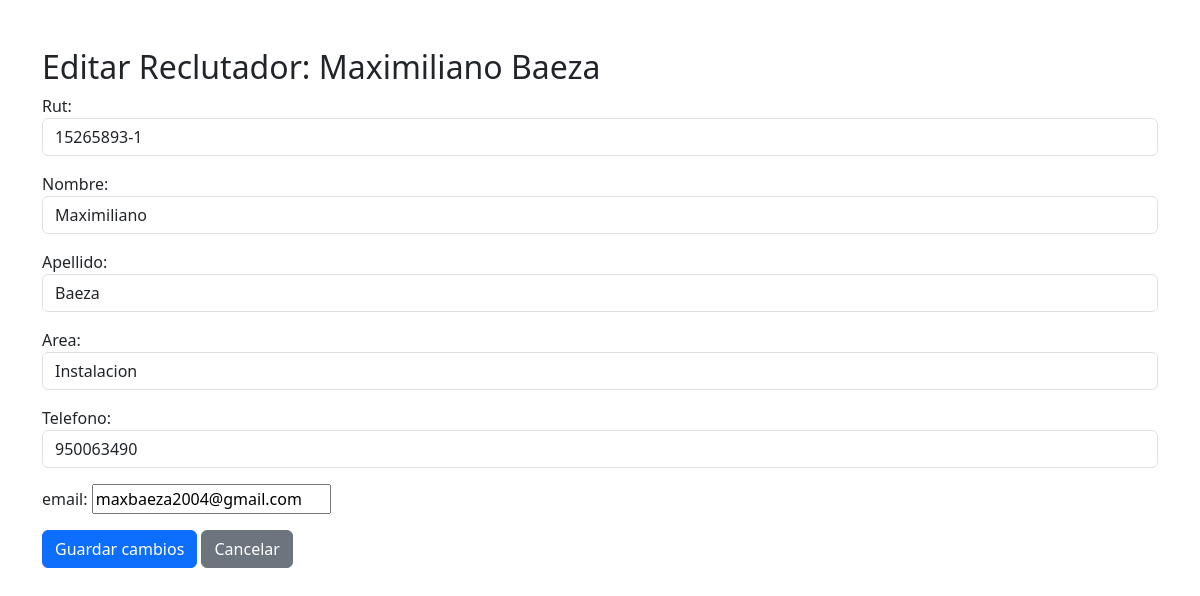
Screenshot of /editar/2/ (signed in) with the database file from the repository.
### main/models.py (models this page shows, shortened)
class Reclutador(models.Model):
    AREAS = [
        ("instalacion", "Instalacion"),
        ("mantencion", "Mantencion"),
        ("administracion", "Administracion"),
        ("control de calidad", "Control de Calidad"),
        ("seguridad", "Seguridad"),
    ]
    usuario = models.OneToOneField("Usuario", on_delete=models.CASCADE, related_name="perfil_reclutador")
    rut = models.CharField(max_length=10, unique=True)
    nombre = models.CharField(max_length=50)
    apellido = models.CharField(max_length=50)
    telefono = models.CharField(max_length=15, blank=True, null=True)
    area = models.CharField(max_length=50, choices=AREAS)

class Usuario(AbstractUser):
    ROLES = [
        ("candidato", "Candidato"),
        ("reclutador", "Reclutador"),
        ("administrador", "Administrador"),
    ]
    username = models.CharField(max_length=50, unique=True)
    email = models.EmailField(unique=True)
    rol = models.CharField(max_length=20, choices=ROLES)
    first_name = None
    last_name = None
    USERNAME_FIELD = "username"
    REQUIRED_FIELDS = ["email", "rol"]

### administrador/views.py (the view)
# urls.py: path("editar/<int:pk>/", views.editar_reclutador, name="editar_reclutador"),
@login_required
def editar_reclutador(request, pk):
    if request.user.rol != "administrador":
        return HttpResponseForbidden("Acceso denegado")
    reclutador = get_object_or_404(Reclutador, pk=pk)
    if request.method == "POST":
        form = EditarReclutadorForm(request.POST, instance=reclutador)
        if form.is_valid():
            form.save()
            messages.success(request, "Reclutador actualizado correctamente.")
            return redirect("administrador:portal_administrador")
        else:
            messages.error(request, "Hay errores en el formulario.")
    else:
        form = EditarReclutadorForm(instance=reclutador)
    return render(request, "administrador/editar_reclutador.html", {
    "form": form,
    "reclutador": reclutador,
})

### administrador/forms.py (shortened to what this page needs)
class EditarReclutadorForm(forms.ModelForm):
    email = forms.EmailField(label="email", max_length=254)
    AREAS = [
        ("instalacion", "Instalacion"),
        ("mantencion", "Mantencion"),
        ("administracion", "Administracion"),
        ("control de calidad", "Control de Calidad"),
        ("seguridad", "Seguridad"),
    ]
    area = forms.ChoiceField(choices=AREAS, widget=forms.Select(attrs={'class': 'form-control'}))
    class Meta:
        model = Reclutador
        fields = ['rut', 'nombre', 'apellido', 'area', 'telefono', 'email']
        widgets = {
            'rut': forms.TextInput(attrs={'class': 'form-control'}),
            'nombre': forms.TextInput(attrs={'class': 'form-control'}),
            'apellido': forms.TextInput(attrs={'class': 'form-control'}),
            'telefono': forms.TextInput(attrs={'class': 'form-control'}),
            'email': forms.EmailInput(attrs={'class': 'form-control'}),
        }
    def __init__(self, *args, **kwargs):
        instance = kwargs.get('instance')
        super().__init__(*args, **kwargs)
        if instance:
            self.fields['email'].initial = instance.usuario.email

### administrador/templates/administrador/editar_reclutador.html (shortened to what this page needs)
{% extends "administrador/base.html" %}
{% block content %}
<div class="container mt-5">
  <h2>Editar Reclutador: {{ reclutador.nombre }} {{ reclutador.apellido }}</h2>
  <form method="POST">
    {{ form.as_p }}
    <button type="submit" class="btn btn-primary">Guardar cambios</button>
    <a href="{% url 'administrador:portal_administrador' %}" class="btn btn-secondary">Cancelar</a>
  </form>
</div>
{% endblock %}

### rows the page displays
Reclutador: nombre "Maximiliano", apellido "Baeza", rut "15265893-1", area "Instalacion", telefono "950063490"
Usuario: email "maxbaeza2004@gmail.com"
